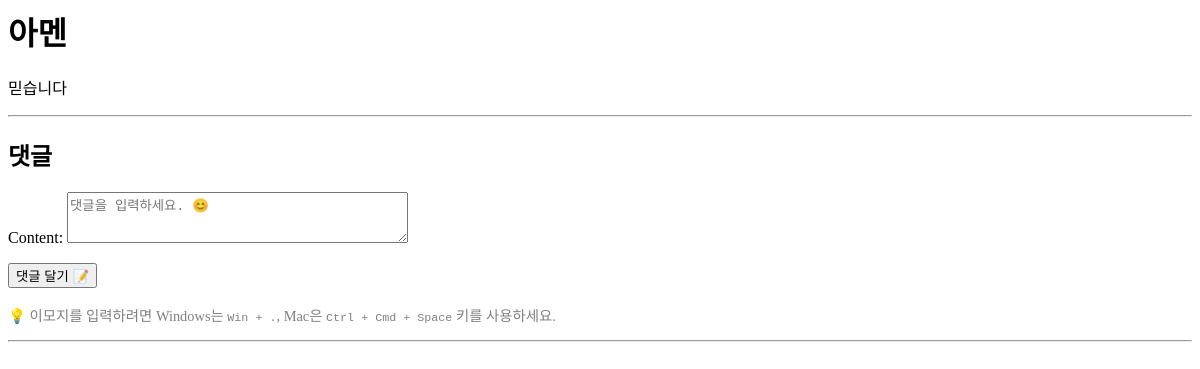
/posts/11/, run on an earlier commit of the app's database.
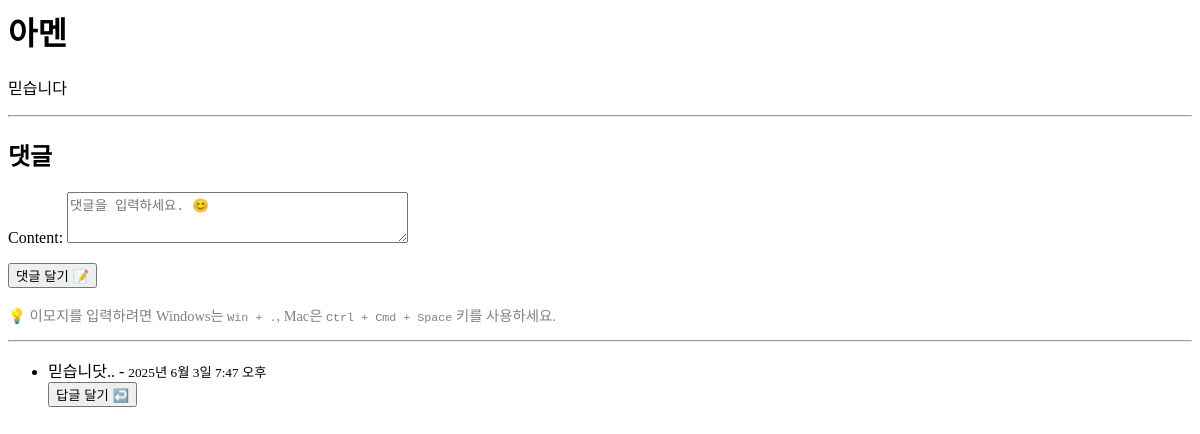
And on a later commit of the database.
### posts/models.py (models this page shows)
class Post(models.Model):
    title = models.CharField(max_length=200)
    content = models.TextField()
    created_at = models.DateTimeField(auto_now_add=True)

class Comment(models.Model):
    post = models.ForeignKey(Post, on_delete=models.CASCADE, related_name='comments')
    parent = models.ForeignKey('self', null=True, blank=True, on_delete=models.CASCADE, related_name='replies')
    content = models.TextField()
    created_at = models.DateTimeField(auto_now_add=True)

### posts/views.py (the view)
# urls.py: path('<int:pk>/', views.post_detail, name='post_detail'), # 글 상세
def post_detail(request, pk):
    post = get_object_or_404(Post, pk=pk)
    parent_comments = post.comments.filter(parent__isnull=True).order_by('-created_at')
    comments_with_replies = []
    for parent in parent_comments:
        replies = parent.replies.all().order_by('-created_at')
        comments_with_replies.append({'comment': parent, 'replies': replies})
    if request.method == 'POST':
        comment_form = CommentForm(request.POST)
        if comment_form.is_valid():
            comment = comment_form.save(commit=False)
            comment.post = post
            parent_id = request.POST.get('parent_id')
            if parent_id:
                parent_comment = get_object_or_404(Comment, id=parent_id)
                comment.parent = parent_comment
            comment.save()
            return redirect('post_detail', pk=pk)
    else:
        comment_form = CommentForm()
    return render(request, 'post_detail.html', {
        'post': post,
        'comments_with_replies': comments_with_replies,
        'comment_form': comment_form
    })

### posts/forms.py
class CommentForm(forms.ModelForm):  # 댓글을 입력할 수 있는 폼이에요
    class Meta:
        model = Comment  # 이 폼은 Comment 모델(댓글 데이터)과 연결돼 있어요
        fields = ['content']  # 사용자가 댓글 내용을 입력할 수 있어요

### templates/post_detail.html (shortened to what this page needs)
<h1>{{ post.title }}</h1>
<p>{{ post.content }}</p>
<hr>
<h2>댓글</h2>
<form method="post">
    {{ comment_form.as_p }}
    <button type="submit">댓글 달기 📝</button>
</form>
<p style="font-size: 0.9em; color: gray;">
    💡 이모지를 입력하려면 Windows는 <kbd>Win + .</kbd>, Mac은 <kbd>Ctrl + Cmd + Space</kbd> 키를 사용하세요.
</p>
<hr>
<ul>
    {% for item in comments_with_replies %}
        <li style="margin-bottom: 1em;">
            {{ item.comment.content }} - <small>{{ item.comment.created_at }}</small><br>
            <button type="button" onclick="document.getElementById('parent_id').value='{{ item.comment.id }}'">
                답글 달기 ↩️
            </button>
        </li>
    {% endfor %}
</ul>

What changed in the data, as far as the page shows it:
added Comment: comment.content "믿습니닷..", comment.created_at "2025년 6월 3일 7:47 오후", {{ item.comment.id }} 19 (drawn)
